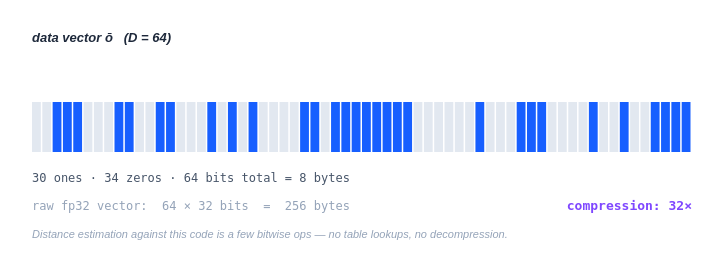

Write a Vega-Lite specification for this figure.
### Vega specification from a JSON file in a GitHub repository (floating-point values rounded to 4 significant figures)
{"$schema": "https://vega.github.io/schema/vega/v5.json", "description": "RaBitQ stores each data vector as D bits — one bit per dimension, encoding the sign of each rotated coordinate. Pick a dimensionality and a precomputed sign pattern to see the stored artifact and the compression ratio against the raw fp32 vector.", "width": 700, "height": 240, "padding": 12, "background": "transparent", "signals": [{"name": "D", "value": 64, "bind": {"input": "select", "options": [16, 64, 128, 256, 768, 1536], "name": "dimensions D "}}, {"name": "seed", "value": 0, "bind": {"input": "range", "min": 0, "max": 9, "step": 1, "name": "example # "}}, {"name": "bits", "update": "data(\"selected\")[0].bits"}, {"name": "row_y", "value": 90}, {"name": "row_h", "value": 50}, {"name": "row_x0", "value": 20}, {"name": "row_w", "value": 660}, {"name": "ones", "update": "length(replace(slice(bits, 0, D), /0/g, \"\"))"}, {"name": "zeros", "update": "D - ones"}, {"name": "raw_bytes", "update": "D * 4"}, {"name": "code_bytes", "update": "D / 8"}, {"name": "compression", "update": "raw_bytes / code_bytes"}], "data": [{"name": "patterns", "values": [{"seed": 0, "bits": "001110001100110001010100001101111111100000010001110000100100111111011111111110101111110111000011101111011111011100011111111001110101000000000110000100111110101100111001000101100101111001111010110001110001111101010111111010010111100010111100111011100100101011001000110000010101100110110001101010101000100110110101110100100001111111110010001101011001011110011110101000011110000110001011011001010111111111111111110010101110001100010001010111101001111010000100001111100000000001000011111101111110010101100110010000011111111111011000011011111101100111011010101011100101010100010101101110010000001111000011100001101101100010011011110011001100011110000000010111011110111000001000011010011110111000100100110110000110111001000100111110101001000010101000100110000101011101111110011101100011110100101101011011010000001100110101010101001110000000111101011001111011011101110110000101101001111110110001111000100100101100110010001111011011011111001100100101011110011001011010100001110110001101111111100110101110001110111111001101100010010101101001010101000100001101110100100010101011100001111011011000011011000111111011111101101000011110000000100111000100000111110100101110000011000001110000100100001011000100110110101110101101000010011011001011000010010010010010000101110010110110100110110010110111100110100001010110010101101101100000101101110110101000111000110110001110111001001100101000001000011100100110101111010001100100110111110001100100111010001000010101100101101011010110110011011101001110101101011100010000001100001011001010100010110101111110"}, {"seed": 1, "bits": "110001111010001101100100010101011111010110010010110111001000111111110111010111010011001111100101100110001010010110111111000000001100100001110010011101000111000001010010111111111100100101110001011110110110101000100011110100000101111011010010101100011111011101001010000110100110011000001001000110111111111011011001001010101010111110110000000000000011000100000100011001001000000000001001010100111111000011011110101110110010001111000010101011111000010110001011101101000101001111011000110101010110011010100101010100111011000001100100011000010100110010111110011010001010010101100000010101000001010100001000111011111010010101010101101010010001101000001101010101010100100100001110101011000011110101100011100100001001000110101111001100000000110000001101110011101110111001010011100100100001100000010101101101011101100001010011001011111010100110100110011100100000000010100000010000110010111110111101011000000000100001001111011100010111111010100011110101111010100100001100001010100011010110111110100110001011000001011101110101010101001111101001001101100110000101010011001100001111000100111110000110001000111000110011001100111111011001010010100010001001010111111101001111001111111000110010001000101101001100011111101000101010101101101010000010010111001010011101010000000010010000001011111101101010111001001111000001101010010100010101011101100001011011001101111000100110010110110010101101001001011011100110011011101001001101111011011010101101101010001000101010111000011101111011101010111111101000100100110100110110101010011111011001111010110011101111"}, {"seed": 2, "bits": "010011011001101110001000100100001011101011111001100110001111010101001111111100000100001001110110110001011110110001101110000011010111000011000111110100000000011100000001001101001100100110000001010001110001010000000000111010000111011110110110101101110000110010110100100011000001111110110000000101000011100000000101010000001011010101110011111100010000000011011101100010101000011111011100011011000010100000100000100001101100110000011110011101101111110111010100111100100111001111101010000001001000000100101010100010111110011001100011010011010110000110000011010100111000111111110001010000110111001111000111011110011000101010101000110100110101111001110101011010011110111110111100011101100000111000001001001111010111111000000110000111100010100011010001111100010111111010101100100111111111010001011000000000011011111111110110100000111000011011100101101011000001111100011011100011101101110011110110010100100010011101000000010000101101100011101000000100101010101111110000000101110110110010011010100000110101101011000101100000011100000010110000011111010101100111001101110110000011000000111100101110010010110010101010000101010000010011000000011110101101000110111111000001011011011110111011111111000111110011100000100001000101101011100010110100110010010101000010101011011010111001111110000000001001011100110100111000011101001000011001110111011011110000110110000010011010100000111011001101111101000010110010000101110100000010011000000011010011110000101100101010010111111011001000001010110111100100010101101000000110110010000110001100011001100110111011"}, {"seed": 3, "bits": "011011100000000110101000101111100010011100000001001100111001000010000111111110000010100111011101111110110011101011101101110110101011010001000100010010100100111011111110100110110010110010100001000101010110011010001010000110100001101001011011010101110000000110101001001111101010000111110001111011000000001001100000011000010110100010000110100111111011111100001011100010010100011110111110101101001100001110100000001110100011010101100010001001100111001001101111100011010110101100001100101010100110001111011010111111111011000101111101001100011011110101001110000110010011010111110111100100000011100100000110111011100100010110010011100010010110100100111011000010101010100010010100011000010111100100011100110110100101100110101010100000100000100011111001011101011000010011101001000111101000111100111011011000111011100110000010010001101100000110101010111010000110111011111010010011110000000011001000011000000011011111101001101010011100010110001111011000000101011101011000101111000101111011011111101101110111111101001011001000100110001010010010010100101101111000001101001101000001001001110110101101111100100000010001010101000001010111000111111011110001101001101000010011100010011011000010110101111001101001101100000011111001010011100011101101101111111000011000000111000110100111111011001110001000000000110010101111101001101011111101100010110010101100100000001100110111010111010101000110001011010010110011100000111001110001100000001100000000010000010010110101011011110011110110110010010001100110010101001010110100100001001101101101000101010111000101"}, {"seed": 4, "bits": "000111001101000001010001100111011011001110001100100101101100111101010101000101010101001111011101100111110011011011111000100100101100011011111000100010010011000011001100011110000011001110010101001101101101001101010100101010111110101011111010010101101000000100111000001110100011001110010010110011111100110001000010100110010000000111110010011001010010011101110110001000110011101001011101101000110101010000110110010100110001010010111001010111000111101100110011100101111010110101001010010101000001010100111100000001111010100000010001110000010011001000101000100111000100010010111000010000000001100110010010011010001110110001001101100101011111011000101000001111101011010011000110001111110001010010110011110000000001101000001111000100010100110001000100000111100001000110001001110101110001011100101110010001101100110000100101111000101100011000010010011001101001000110011101000001111011100111110111000011000111011011000000000010110100110001110100001010101001110001011001110100010010101111011110000001101111100000000100000101010010011001111100011001110000010111111111000100111100001000101111111001101101100001011000001100011010000000101101010010100101111001010000010110111110111100001010000011111010110010001110101110010100000011011110011000010101111000001101100011101011111100010011011000110101010101101100101101001110111101000111010111010001010001101010110000000100111011101000110100000000100100011101000000110000011101010111010100110011000101000000000101101110011101010000110101000110001111001110000100111000100010010010100011001110111001110011"}, {"seed": 5, "bits": "100101110010001000100110010100000111001010010011100111010011110110100101001000110111111100010000100100100110110110100010100111110011111000011101001001101100000100011111110011010011001100110001011000011010101100110100101011110000111100000101000011010110110111001110111100101111101011011110001110101110001001010110000111101011011101100000111110001100110110000110010000101001000111110000100110010110110001110011101101100001010111110000101110010000001001111111111010110100000111000001000111001000001101110111100011110010111110100001100111101110101101011001001101100100100111010010000100000000000101000100001001110001111011101001001100010100001111010111100101000101100101000010111000010100101011010001010011010110101011011001011111010111010011001011010001101001010011100100001000101110111011111011000001010000110111011001111101111100011111110100011011111110101100110011100010000010011100110000111000011110000101000000110100101100000011100110100100001011010110100000000101000011010011100001000011011100001011010110000011011011100010100010010110110111011110000101010010111101010010100110111011110011110001110101011101011111001101111110100101101100000010101101111101111001111100001000110101001011010101000010001111111110111011100001010001100010110111111101000111010100000110011111110010001000011101010110011011110000010110011000100001111101011101011101000001000110010110010001011100011110001111001010110111110111000000111010000100111100001011110000011101010101010101111111011110101011111001010100110111100001100111011000011110110000001101110101"}, {"seed": 6, "bits": "101000010110100011110111100011001101110110111111110100100010111001010110001000100110011111011111100010001010001011010100001100001000111000100110010101110111000111100000110100101010100010011000010111010111001101000011100101001100111110010000010101000001000110111011110110010101111110010110110100011111001101110111010111110001000101100110011110100101010000100101101010101011100101010011011001110101101011100111010000101111100101011010101010110101010011010100110100001001110101101110100000100100111101001000010111111001010100110111010011100000011001001101000100001110100000011011000111111110100101011111100110011001100101011001000011010100110101010001010101100111000110010001001100110010100000101110001000001110001110111011101000101000111000011101100110001001100001101110100001010100001011011111101000010001100111111000001010100110111010000001111010100111010111011011100101011001100101000111101000101110010101000101100000011101110010001110010010111010000010011010110100001000101110111010110110011110110100000001000110101001011010101110000000100100010110111101010000110011100111110011010001010011100110010011001011011110110101101101100001011111000000101000000000100100110010100111000000100001101110100011110100101010001010101001010111101010000011111111100101011110101111011001101100000111001001010111011111010010110011000100011111001010101110110101110011100110110001011110001011010000111100101000110101110001110011101101011110001101001000100011100100000100001000010111110011001000100100101100000101010000000001101011001101111000000101010011"}, {"seed": 7, "bits": "100111010101011010011010101111000110001100000110110001101001101101101010000111001001001110001000010010000011110111110111001000001110000111110100110110110011010001001110100111001111100100001100100010010101000001110100001110001110100000011100100101001011110010011000110111010111001110000011101101010001011110001010010001101110110010011011101111111001100100101110100110010010101001000110110101101111111011000010011001011111101010110111010001010100010010110100110101100001100100101111101100010110000001110011011100000000010010010101000110100001101101111011010110110011111001010111100000110101001001101100110010000110110011110101100010101001001110001001010010000100000011111010000101100101100010010000100111111101100011101110100011111001000100110001011100100100010010100010000011100000011010101100001101110010001001011111100011100110110111000100001101101111000101000111100010000111110100101100110001101111010111000011011111001001101011011100101110001110011000101001010010100001001111101110011001110100011110100111001010010001111010000111110001100100110111011110110000111010100110101000101111110110111101101111000110100110101110000101110011000010000111010110001111110100110100101101101111000011000011111001001100001011110101101101010100101100011101101011100101111110100100100011111110011111110010110111100011110000100001000111000101010001000011010011101111101001111011000111110101100111010001001010101101000101000111100001000000110010111101110001111010110111001001000100100000101000101000101000000100010101011100011010110010100000110001101001"}, {"seed": 8, "bits": "101111110011010001111101111000001011001011001010110011110111110000011100001100111111010100110110111111111001010010110111100010110101000010100000001101010110001001100000111101100011001011010100001111100101011010000011011111000000110100111111100001110111010100100010010001111001000000100011110100010101100110100001111100011010111111000001000000000111101010100011011000000101100101011010110011110101110011001111101010100100110011111000111111000000111011111111010110000111001100100111001110101110010110111001111110010100011100010100100011000100010100111111011101111000000110010111111101010011001101010011100101100100110111001111001100100000010111000010000111100011010011000001000101100001000100001011000011010110011110011000110100111110010100000101001100011100101010111100010001001010101100110100010111011101111000011011110000010100000001010011000011011110010111101111100111101001001101001011110110111100111000001110001111001100111100101011110001110001100000010101100000000001101001111000101001101100011110101000101010011011000010010101011101101101111111000110100110010010100110000001000101011111001110101111001000000001000110110011110111000011100011001100000001010000100101100010110000011011010110010010010111000000011000110110010110100111001111110111111100010101000110100110110010100001100111011110110100111111000010100101000010010111110001100110101011101010011010011001000001001100010111110010011010001001010111101100000010000111111000001100001100101101011001111110011001001011110011101001110000101010101011100001100001001000110111000100"}, {"seed": 9, "bits": "111000101001110101000011111100101011011101100101111110001000111110001111100101111110101001011011000110001010001001011100111001100110100011111001110010000110001010011000101100001010010010000011110001000000101000010111111111111010000010011111000010110111101010011000111011010011101010110000010101110111011100111010000110000011101100000010100011101101111000011001000100010001101110111001010011110011010000011011001000001000110011111100001010100110111010111001001100111001111101011000110100001111111011111010101010001000110101110110000000011111010111010010010011101000111010100111111101110011100111001011001011110001010100110010001111101100010011100101100000001100110110010100110110110100111001001111101101010000010001111011011001111100011001101101010110110110010001111011000000011011001010001111001001011010100100001001001011001000000010111101110111001110011011000110000000110100011101111110001110001100001010111100000100100101011010110110001001010000111111011000100010111010010111100000010111000111101010010101100001001101011001010001110011111000100001010111110000001101110011011000101001100101011010001011100000101010111101110010011111011111001011111101011110010000001100010111111000000101010101100110111000101010101110000110000101110000000101100000011001010010101011001011011011110001010110110100111000001111010001010111110110010110000010011101010100000011111111000000110101111001111010110111010000001010101000100100001100001100011101100110110010101100010001101110010000000111000111100010101100111010010011010001100101011010101011101001"}]}, {"name": "selected", "source": "patterns", "transform": [{"type": "filter", "expr": "datum.seed === seed"}]}, {"name": "indices", "transform": [{"type": "sequence", "start": 0, "stop": {"signal": "D"}, "step": 1, "as": "i"}]}], "marks": [{"type": "text", "encode": {"enter": {"x": {"value": 20}, "y": {"value": 30}, "fontSize": {"value": 13}, "fontStyle": {"value": "italic"}, "fontWeight": {"value": 600}, "fill": {"value": "#1e293b"}}, "update": {"text": {"signal": "\"data vector ō   (D = \" + D + \")\""}}}}, {"type": "rect", "from": {"data": "indices"}, "encode": {"update": {"x": {"signal": "row_x0 + (datum.i / D) * row_w"}, "width": {"signal": "max(0.4, row_w / D - (D <= 64 ? 1.5 : (D <= 256 ? 0.5 : 0)))"}, "y": {"signal": "row_y"}, "height": {"signal": "row_h"}, "fill": {"signal": "slice(bits, datum.i, datum.i + 1) === \"1\" ? \"#175fff\" : \"#e2e8f0\""}}}}, {"type": "text", "encode": {"enter": {"x": {"value": 20}, "y": {"value": 170}, "fontSize": {"value": 12}, "font": {"value": "IBM Plex Mono, monospace"}, "fill": {"value": "#475569"}}, "update": {"text": {"signal": "ones + \" ones · \" + zeros + \" zeros · \" + D + \" bits total = \" + format(code_bytes, \",.0f\") + \" bytes\""}}}}, {"type": "text", "encode": {"enter": {"x": {"value": 20}, "y": {"value": 198}, "fontSize": {"value": 12}, "font": {"value": "IBM Plex Mono, monospace"}, "fill": {"value": "#94a3b8"}}, "update": {"text": {"signal": "\"raw fp32 vector:  \" + D + \" × 32 bits  =  \" + format(raw_bytes, \",.0f\") + \" bytes\""}}}}, {"type": "text", "encode": {"enter": {"x": {"value": 680}, "y": {"value": 198}, "align": {"value": "right"}, "fontSize": {"value": 13}, "fontWeight": {"value": 600}, "font": {"value": "IBM Plex Mono, monospace"}, "fill": {"value": "#7f47ff"}}, "update": {"text": {"signal": "\"compression: \" + format(compression, \".0f\") + \"×\""}}}}, {"type": "text", "encode": {"enter": {"x": {"value": 20}, "y": {"value": 226}, "fontSize": {"value": 11}, "fontStyle": {"value": "italic"}, "fill": {"value": "#94a3b8"}, "text": {"value": "Distance estimation against this code is a few bitwise ops — no table lookups, no decompression."}}}}]}
